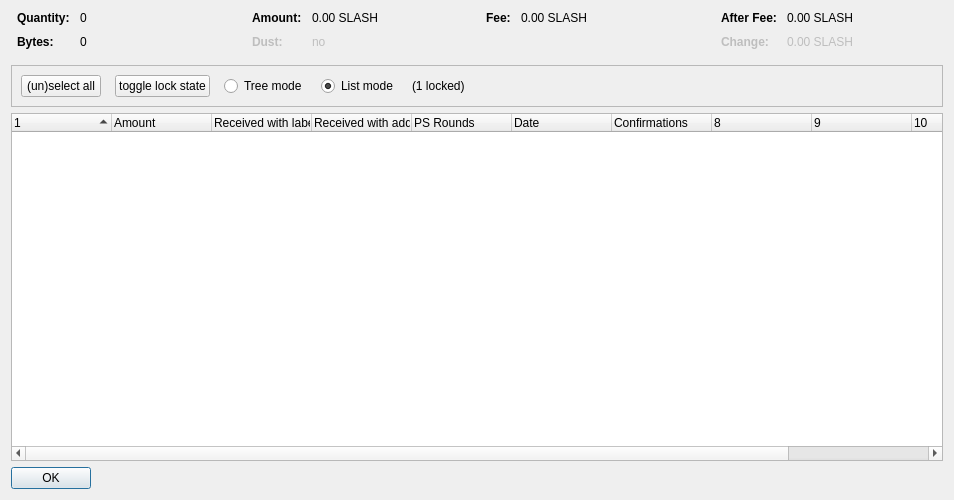
<?xml version="1.0" encoding="UTF-8"?>
<ui version="4.0">
 <class>CoinControlDialog</class>
 <widget class="QDialog" name="CoinControlDialog">
  <property name="geometry">
   <rect>
    <x>0</x>
    <y>0</y>
    <width>954</width>
    <height>500</height>
   </rect>
  </property>
  <property name="windowTitle">
   <string>Coin Selection</string>
  </property>
  <layout class="QVBoxLayout" name="verticalLayout">
   <item>
    <layout class="QHBoxLayout" name="horizontalLayoutTop" stretch="0,0,0,0">
     <property name="topMargin">
      <number>0</number>
     </property>
     <property name="bottomMargin">
      <number>10</number>
     </property>
     <item>
      <layout class="QFormLayout" name="formLayoutCoinControl1">
       <property name="horizontalSpacing">
        <number>10</number>
       </property>
       <property name="verticalSpacing">
        <number>10</number>
       </property>
       <property name="leftMargin">
        <number>6</number>
       </property>
       <property name="rightMargin">
        <number>6</number>
       </property>
       <item row="0" column="0">
        <widget class="QLabel" name="labelCoinControlQuantityText">
         <property name="font">
          <font>
           <weight>75</weight>
           <bold>true</bold>
          </font>
         </property>
         <property name="text">
          <string>Quantity:</string>
         </property>
        </widget>
       </item>
       <item row="0" column="1">
        <widget class="QLabel" name="labelCoinControlQuantity">
         <property name="cursor">
          <cursorShape>IBeamCursor</cursorShape>
         </property>
         <property name="contextMenuPolicy">
          <enum>Qt::ActionsContextMenu</enum>
         </property>
         <property name="text">
          <string notr="true">0</string>
         </property>
         <property name="textInteractionFlags">
          <set>Qt::LinksAccessibleByMouse|Qt::TextSelectableByKeyboard|Qt::TextSelectableByMouse</set>
         </property>
        </widget>
       </item>
       <item row="1" column="0">
        <widget class="QLabel" name="labelCoinControlBytesText">
         <property name="font">
          <font>
           <weight>75</weight>
           <bold>true</bold>
          </font>
         </property>
         <property name="text">
          <string>Bytes:</string>
         </property>
        </widget>
       </item>
       <item row="1" column="1">
        <widget class="QLabel" name="labelCoinControlBytes">
         <property name="cursor">
          <cursorShape>IBeamCursor</cursorShape>
         </property>
         <property name="contextMenuPolicy">
          <enum>Qt::ActionsContextMenu</enum>
         </property>
         <property name="text">
          <string notr="true">0</string>
         </property>
         <property name="textInteractionFlags">
          <set>Qt::LinksAccessibleByMouse|Qt::TextSelectableByKeyboard|Qt::TextSelectableByMouse</set>
         </property>
        </widget>
       </item>
      </layout>
     </item>
     <item>
      <layout class="QFormLayout" name="formLayoutCoinControl2">
       <property name="horizontalSpacing">
        <number>10</number>
       </property>
       <property name="verticalSpacing">
        <number>10</number>
       </property>
       <property name="leftMargin">
        <number>6</number>
       </property>
       <property name="rightMargin">
        <number>6</number>
       </property>
       <item row="0" column="0">
        <widget class="QLabel" name="labelCoinControlAmountText">
         <property name="font">
          <font>
           <weight>75</weight>
           <bold>true</bold>
          </font>
         </property>
         <property name="text">
          <string>Amount:</string>
         </property>
        </widget>
       </item>
       <item row="0" column="1">
        <widget class="QLabel" name="labelCoinControlAmount">
         <property name="cursor">
          <cursorShape>IBeamCursor</cursorShape>
         </property>
         <property name="contextMenuPolicy">
          <enum>Qt::ActionsContextMenu</enum>
         </property>
         <property name="text">
          <string notr="true">0.00 SLASH</string>
         </property>
         <property name="textInteractionFlags">
          <set>Qt::LinksAccessibleByMouse|Qt::TextSelectableByKeyboard|Qt::TextSelectableByMouse</set>
         </property>
        </widget>
       </item>
       <item row="1" column="0">
        <widget class="QLabel" name="labelCoinControlLowOutputText">
         <property name="enabled">
          <bool>false</bool>
         </property>
         <property name="font">
          <font>
           <weight>75</weight>
           <bold>true</bold>
          </font>
         </property>
         <property name="text">
          <string>Dust:</string>
         </property>
        </widget>
       </item>
       <item row="1" column="1">
        <widget class="QLabel" name="labelCoinControlLowOutput">
         <property name="enabled">
          <bool>false</bool>
         </property>
         <property name="cursor">
          <cursorShape>IBeamCursor</cursorShape>
         </property>
         <property name="contextMenuPolicy">
          <enum>Qt::ActionsContextMenu</enum>
         </property>
         <property name="text">
          <string notr="true">no</string>
         </property>
         <property name="textInteractionFlags">
          <set>Qt::LinksAccessibleByMouse|Qt::TextSelectableByKeyboard|Qt::TextSelectableByMouse</set>
         </property>
        </widget>
       </item>
      </layout>
     </item>
     <item>
      <layout class="QFormLayout" name="formLayoutCoinControl3">
       <property name="horizontalSpacing">
        <number>10</number>
       </property>
       <property name="verticalSpacing">
        <number>10</number>
       </property>
       <property name="leftMargin">
        <number>6</number>
       </property>
       <property name="rightMargin">
        <number>6</number>
       </property>
       <item row="0" column="0">
        <widget class="QLabel" name="labelCoinControlFeeText">
         <property name="font">
          <font>
           <weight>75</weight>
           <bold>true</bold>
          </font>
         </property>
         <property name="text">
          <string>Fee:</string>
         </property>
        </widget>
       </item>
       <item row="0" column="1">
        <widget class="QLabel" name="labelCoinControlFee">
         <property name="cursor">
          <cursorShape>IBeamCursor</cursorShape>
         </property>
         <property name="contextMenuPolicy">
          <enum>Qt::ActionsContextMenu</enum>
         </property>
         <property name="text">
          <string notr="true">0.00 SLASH</string>
         </property>
         <property name="textInteractionFlags">
          <set>Qt::LinksAccessibleByMouse|Qt::TextSelectableByKeyboard|Qt::TextSelectableByMouse</set>
         </property>
        </widget>
       </item>
      </layout>
     </item>
     <item>
      <layout class="QFormLayout" name="formLayoutCoinControl4">
       <property name="horizontalSpacing">
        <number>10</number>
       </property>
       <property name="verticalSpacing">
        <number>10</number>
       </property>
       <property name="leftMargin">
        <number>6</number>
       </property>
       <property name="rightMargin">
        <number>6</number>
       </property>
       <item row="0" column="0">
        <widget class="QLabel" name="labelCoinControlAfterFeeText">
         <property name="font">
          <font>
           <weight>75</weight>
           <bold>true</bold>
          </font>
         </property>
         <property name="text">
          <string>After Fee:</string>
         </property>
        </widget>
       </item>
       <item row="0" column="1">
        <widget class="QLabel" name="labelCoinControlAfterFee">
         <property name="cursor">
          <cursorShape>IBeamCursor</cursorShape>
         </property>
         <property name="contextMenuPolicy">
          <enum>Qt::ActionsContextMenu</enum>
         </property>
         <property name="text">
          <string notr="true">0.00 SLASH</string>
         </property>
         <property name="textInteractionFlags">
          <set>Qt::LinksAccessibleByMouse|Qt::TextSelectableByKeyboard|Qt::TextSelectableByMouse</set>
         </property>
        </widget>
       </item>
       <item row="1" column="0">
        <widget class="QLabel" name="labelCoinControlChangeText">
         <property name="enabled">
          <bool>false</bool>
         </property>
         <property name="font">
          <font>
           <weight>75</weight>
           <bold>true</bold>
          </font>
         </property>
         <property name="text">
          <string>Change:</string>
         </property>
        </widget>
       </item>
       <item row="1" column="1">
        <widget class="QLabel" name="labelCoinControlChange">
         <property name="enabled">
          <bool>false</bool>
         </property>
         <property name="cursor">
          <cursorShape>IBeamCursor</cursorShape>
         </property>
         <property name="contextMenuPolicy">
          <enum>Qt::ActionsContextMenu</enum>
         </property>
         <property name="text">
          <string notr="true">0.00 SLASH</string>
         </property>
         <property name="textInteractionFlags">
          <set>Qt::LinksAccessibleByMouse|Qt::TextSelectableByKeyboard|Qt::TextSelectableByMouse</set>
         </property>
        </widget>
       </item>
      </layout>
     </item>
    </layout>
   </item>
   <item>
    <widget class="QFrame" name="frame">
     <property name="minimumSize">
      <size>
       <width>0</width>
       <height>40</height>
      </size>
     </property>
     <property name="frameShape">
      <enum>QFrame::StyledPanel</enum>
     </property>
     <property name="frameShadow">
      <enum>QFrame::Sunken</enum>
     </property>
     <layout class="QHBoxLayout" name="horizontalLayout">
      <item>
       <layout class="QHBoxLayout" name="horizontalLayoutPanel" stretch="0,0,0,0,0,0">
        <property name="spacing">
         <number>14</number>
        </property>
        <item>
         <widget class="QPushButton" name="pushButtonSelectAll">
          <property name="sizePolicy">
           <sizepolicy hsizetype="Maximum" vsizetype="Fixed">
            <horstretch>0</horstretch>
            <verstretch>0</verstretch>
           </sizepolicy>
          </property>
          <property name="text">
           <string>(un)select all</string>
          </property>
          <property name="autoDefault">
           <bool>false</bool>
          </property>
         </widget>
        </item>
        <item>
         <widget class="QPushButton" name="pushButtonToggleLock">
          <property name="sizePolicy">
           <sizepolicy hsizetype="Maximum" vsizetype="Fixed">
            <horstretch>0</horstretch>
            <verstretch>0</verstretch>
           </sizepolicy>
          </property>
          <property name="text">
           <string>toggle lock state</string>
          </property>
          <property name="autoDefault">
           <bool>false</bool>
          </property>
         </widget>
        </item>
        <item>
         <widget class="QRadioButton" name="radioTreeMode">
          <property name="sizePolicy">
           <sizepolicy hsizetype="Maximum" vsizetype="Fixed">
            <horstretch>0</horstretch>
            <verstretch>0</verstretch>
           </sizepolicy>
          </property>
          <property name="text">
           <string>Tree mode</string>
          </property>
         </widget>
        </item>
        <item>
         <widget class="QRadioButton" name="radioListMode">
          <property name="sizePolicy">
           <sizepolicy hsizetype="Maximum" vsizetype="Fixed">
            <horstretch>0</horstretch>
            <verstretch>0</verstretch>
           </sizepolicy>
          </property>
          <property name="text">
           <string>List mode</string>
          </property>
          <property name="checked">
           <bool>true</bool>
          </property>
         </widget>
        </item>
        <item>
         <widget class="QLabel" name="labelLocked">
          <property name="text">
           <string>(1 locked)</string>
          </property>
         </widget>
        </item>
        <item>
         <spacer name="horizontalSpacer">
          <property name="orientation">
           <enum>Qt::Horizontal</enum>
          </property>
          <property name="sizeHint" stdset="0">
           <size>
            <width>40</width>
            <height>20</height>
           </size>
          </property>
         </spacer>
        </item>
       </layout>
      </item>
     </layout>
    </widget>
   </item>
   <item>
    <widget class="CoinControlTreeWidget" name="treeWidget">
     <property name="contextMenuPolicy">
      <enum>Qt::CustomContextMenu</enum>
     </property>
     <property name="sortingEnabled">
      <bool>false</bool>
     </property>
     <property name="columnCount">
      <number>11</number>
     </property>
     <attribute name="headerShowSortIndicator" stdset="0">
      <bool>true</bool>
     </attribute>
     <attribute name="headerStretchLastSection">
      <bool>false</bool>
     </attribute>
     <column>
      <property name="text">
       <string/>
      </property>
     </column>
     <column>
      <property name="text">
       <string>Amount</string>
      </property>
     </column>
     <column>
      <property name="text">
       <string>Received with label</string>
      </property>
     </column>
     <column>
      <property name="text">
       <string>Received with address</string>
      </property>
     </column>
     <column>
      <property name="text">
       <string>PS Rounds</string>
      </property>
     </column>
     <column>
      <property name="text">
       <string>Date</string>
      </property>
     </column>
     <column>
      <property name="text">
       <string>Confirmations</string>
      </property>
      <property name="toolTip">
       <string>Confirmed</string>
      </property>
     </column>
     <column>
      <property name="text">
       <string/>
      </property>
     </column>
     <column>
      <property name="text">
       <string/>
      </property>
     </column>
     <column>
      <property name="text">
       <string/>
      </property>
     </column>
     <column>
      <property name="text">
       <string/>
      </property>
     </column>
    </widget>
   </item>
   <item>
    <widget class="QDialogButtonBox" name="buttonBox">
     <property name="sizePolicy">
      <sizepolicy hsizetype="Maximum" vsizetype="Fixed">
       <horstretch>0</horstretch>
       <verstretch>0</verstretch>
      </sizepolicy>
     </property>
     <property name="orientation">
      <enum>Qt::Horizontal</enum>
     </property>
     <property name="standardButtons">
      <set>QDialogButtonBox::Ok</set>
     </property>
    </widget>
   </item>
  </layout>
 </widget>
 <customwidgets>
  <customwidget>
   <class>CoinControlTreeWidget</class>
   <extends>QTreeWidget</extends>
   <header>coincontroltreewidget.h</header>
  </customwidget>
 </customwidgets>
 <resources/>
 <connections/>
</ui>
